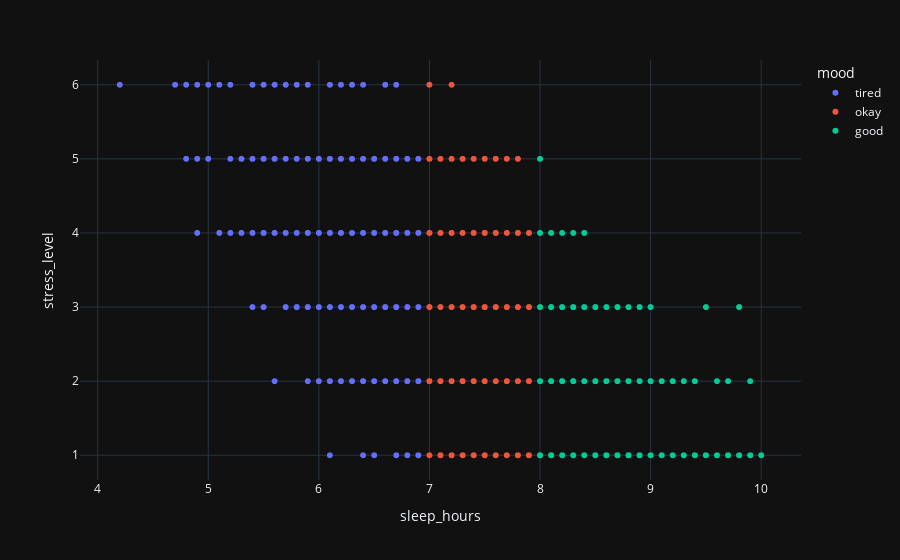

Notebook source saved alongside this figure:
### Markdown cell above
From this plot we conclude that user's plan was to gain mass and build muscles, the further in time, the greater the increases.

### Code cell
px.scatter(df, x ='sleep_hours', y = 'stress_level', color = 'mood', template='plotly_dark')

### Figure 1 — Plotly figure (JSON) as saved in the notebook; plotly's stock layout.template omitted (floating-point values rounded to 4 significant figures; data arrays with more than 128 entries replaced by an {"elided": "..."} marker saying what was removed)
{"data": [{"hovertemplate": "mood=tired<br>sleep_hours=%{x}<br>stress_level=%{y}<extra></extra>", "legendgroup": "tired", "marker": {"color": "#636efa", "symbol": "circle"}, "mode": "markers", "name": "tired", "showlegend": true, "type": "scattergl", "x": {"elided": "4340 float values"}, "xaxis": "x", "y": {"elided": "4340 int values"}, "yaxis": "y"}, {"hovertemplate": "mood=okay<br>sleep_hours=%{x}<br>stress_level=%{y}<extra></extra>", "legendgroup": "okay", "marker": {"color": "#EF553B", "symbol": "circle"}, "mode": "markers", "name": "okay", "showlegend": true, "type": "scattergl", "x": {"elided": "5523 float values"}, "xaxis": "x", "y": {"elided": "5523 int values"}, "yaxis": "y"}, {"hovertemplate": "mood=good<br>sleep_hours=%{x}<br>stress_level=%{y}<extra></extra>", "legendgroup": "good", "marker": {"color": "#00cc96", "symbol": "circle"}, "mode": "markers", "name": "good", "showlegend": true, "type": "scattergl", "x": {"elided": "4137 float values"}, "xaxis": "x", "y": {"elided": "4137 int values"}, "yaxis": "y"}], "layout": {"legend": {"title": {"text": "mood"}, "tracegroupgap": 0}, "margin": {"t": 60}, "xaxis": {"anchor": "y", "domain": [0, 1], "title": {"text": "sleep_hours"}}, "yaxis": {"anchor": "x", "domain": [0, 1], "title": {"text": "stress_level"}}}}
